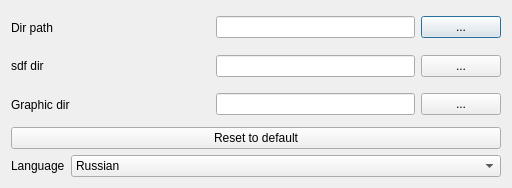
<?xml version="1.0" encoding="UTF-8"?>
<ui version="4.0">
 <class>Settings</class>
 <widget class="QDialog" name="Settings">
  <property name="geometry">
   <rect>
    <x>0</x>
    <y>0</y>
    <width>512</width>
    <height>188</height>
   </rect>
  </property>
  <property name="windowTitle">
   <string>Settings</string>
  </property>
  <layout class="QVBoxLayout" name="verticalLayout_3">
   <item>
    <layout class="QVBoxLayout" name="verticalLayout_2">
     <item>
      <layout class="QVBoxLayout" name="verticalLayout">
       <item>
        <layout class="QGridLayout" name="gridLayout">
         <item row="0" column="0">
          <layout class="QHBoxLayout" name="horizontalLayout">
           <item>
            <widget class="QLabel" name="label">
             <property name="sizePolicy">
              <sizepolicy hsizetype="MinimumExpanding" vsizetype="MinimumExpanding">
               <horstretch>0</horstretch>
               <verstretch>0</verstretch>
              </sizepolicy>
             </property>
             <property name="text">
              <string>Dir path     </string>
             </property>
            </widget>
           </item>
           <item>
            <widget class="QLineEdit" name="default_dir_path"/>
           </item>
           <item>
            <widget class="QPushButton" name="set_dir_path">
             <property name="text">
              <string>...</string>
             </property>
            </widget>
           </item>
          </layout>
         </item>
         <item row="1" column="0">
          <layout class="QHBoxLayout" name="horizontalLayout_2">
           <item>
            <widget class="QLabel" name="label_7">
             <property name="sizePolicy">
              <sizepolicy hsizetype="MinimumExpanding" vsizetype="MinimumExpanding">
               <horstretch>0</horstretch>
               <verstretch>0</verstretch>
              </sizepolicy>
             </property>
             <property name="accessibleName">
              <string/>
             </property>
             <property name="text">
              <string>sdf dir         </string>
             </property>
            </widget>
           </item>
           <item>
            <widget class="QLineEdit" name="sdf_dir"/>
           </item>
           <item>
            <widget class="QPushButton" name="set_sdf_dir">
             <property name="text">
              <string>...</string>
             </property>
            </widget>
           </item>
          </layout>
         </item>
         <item row="2" column="0">
          <layout class="QHBoxLayout" name="horizontalLayout_4">
           <item>
            <widget class="QLabel" name="label_8">
             <property name="sizePolicy">
              <sizepolicy hsizetype="MinimumExpanding" vsizetype="MinimumExpanding">
               <horstretch>0</horstretch>
               <verstretch>0</verstretch>
              </sizepolicy>
             </property>
             <property name="accessibleName">
              <string/>
             </property>
             <property name="text">
              <string>Graphic dir</string>
             </property>
            </widget>
           </item>
           <item>
            <widget class="QLineEdit" name="graphic_dir_path"/>
           </item>
           <item>
            <widget class="QPushButton" name="set_graph_dir">
             <property name="text">
              <string>...</string>
             </property>
            </widget>
           </item>
          </layout>
         </item>
        </layout>
       </item>
       <item>
        <widget class="QPushButton" name="Reset">
         <property name="sizePolicy">
          <sizepolicy hsizetype="Expanding" vsizetype="Minimum">
           <horstretch>0</horstretch>
           <verstretch>0</verstretch>
          </sizepolicy>
         </property>
         <property name="text">
          <string>Reset to default</string>
         </property>
        </widget>
       </item>
      </layout>
     </item>
     <item>
      <layout class="QHBoxLayout" name="horizontalLayout_3">
       <item>
        <widget class="QLabel" name="language_lable">
         <property name="text">
          <string>Language</string>
         </property>
        </widget>
       </item>
       <item>
        <widget class="QComboBox" name="language_select">
         <property name="sizePolicy">
          <sizepolicy hsizetype="MinimumExpanding" vsizetype="Fixed">
           <horstretch>0</horstretch>
           <verstretch>0</verstretch>
          </sizepolicy>
         </property>
         <item>
          <property name="text">
           <string>Russian</string>
          </property>
         </item>
         <item>
          <property name="text">
           <string>English</string>
          </property>
         </item>
        </widget>
       </item>
      </layout>
     </item>
    </layout>
   </item>
  </layout>
 </widget>
 <resources/>
 <connections/>
</ui>
